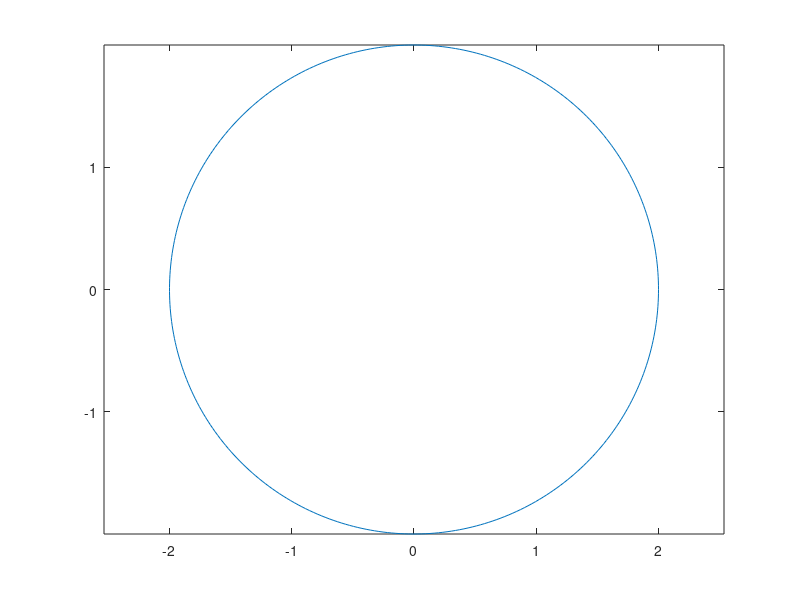
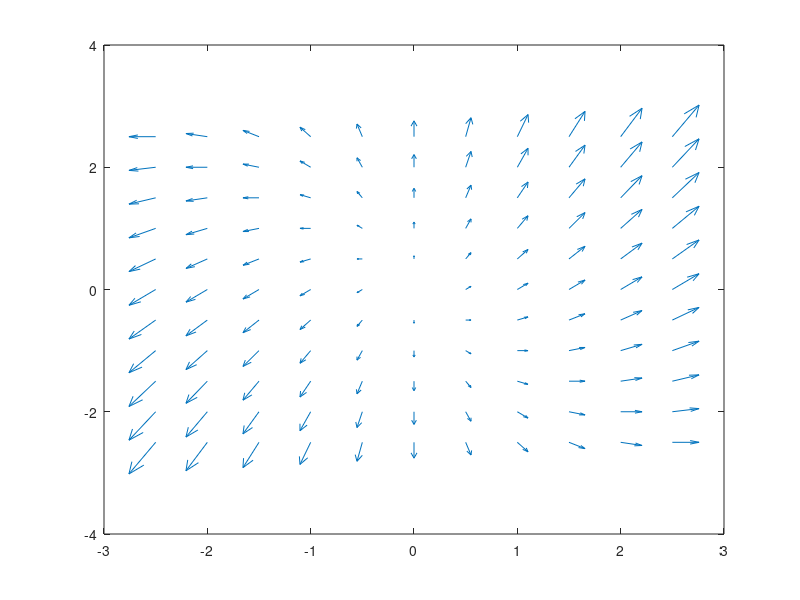

Write the MATLAB code that produced these figures, in order.

% x = -3:0.5:3;
% y = -3:0.5:3;
% [xx,yy] = meshgrid(x,y);
% r = (xx.^2+yy.^2).^0.5;
%  quiver(x,y,xx./r^3, yy./r^3,1);


angle = linspace(0, 2*pi, 360);
xr = 2*cos(angle);
yr = 2*sin(angle);
figure
plot(xr, yr)
axis('equal')
hold on

[x,y] = meshgrid(-2.5:0.5:2.5,-2.5:0.5:2.5);
u = x;
v = x + y;

figure
quiver(x,y,u,v)
hold off

%  legend('a+b','a = sin(x)','b = cos(x)')
%  xlabel('Time in \musecs')
%  ylabel('Magnitude')
%  title('Linear Combination of Two Functions')
